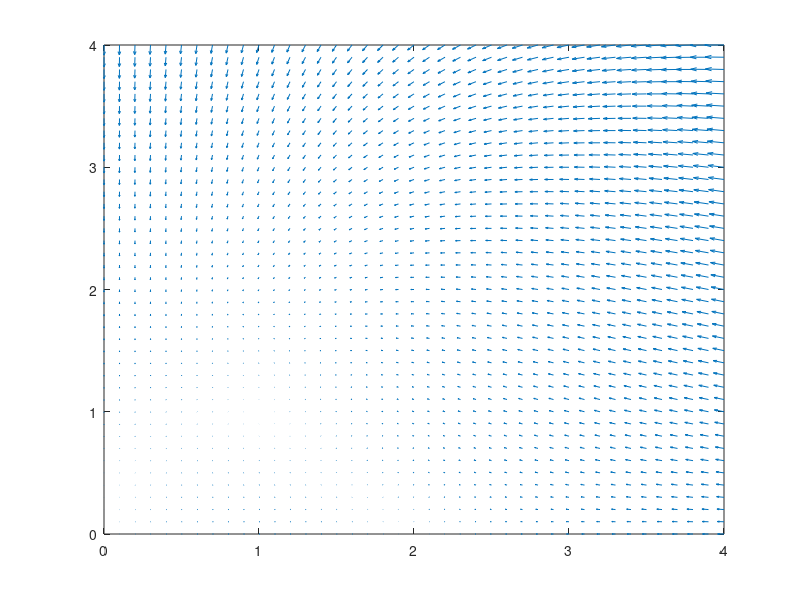

The MATLAB script that drew this image:
% vector field
% first create x and y coordinates
[X,Y]=meshgrid(0:0.1:4,0:0.1:4); % 0:0.1:4 is a vector of x values
                                  % X and Y are matrices of x and y coordinates
                                  % such that each row of X corresponds to the 
                                  % copy of x and each column of Y
                                  % corresponds to the copy of y
             
                                  
                                  
% get the directional vectors these are nothing but dx/dt and dy/dt
dxdt=X.*(2-X-Y);

dydt=Y.*(X-Y);

% plot the vector field
figure("Name","Vector Field")
quiver(X,Y,dxdt,dydt)
xlim([0 4])
ylim([0 4])
